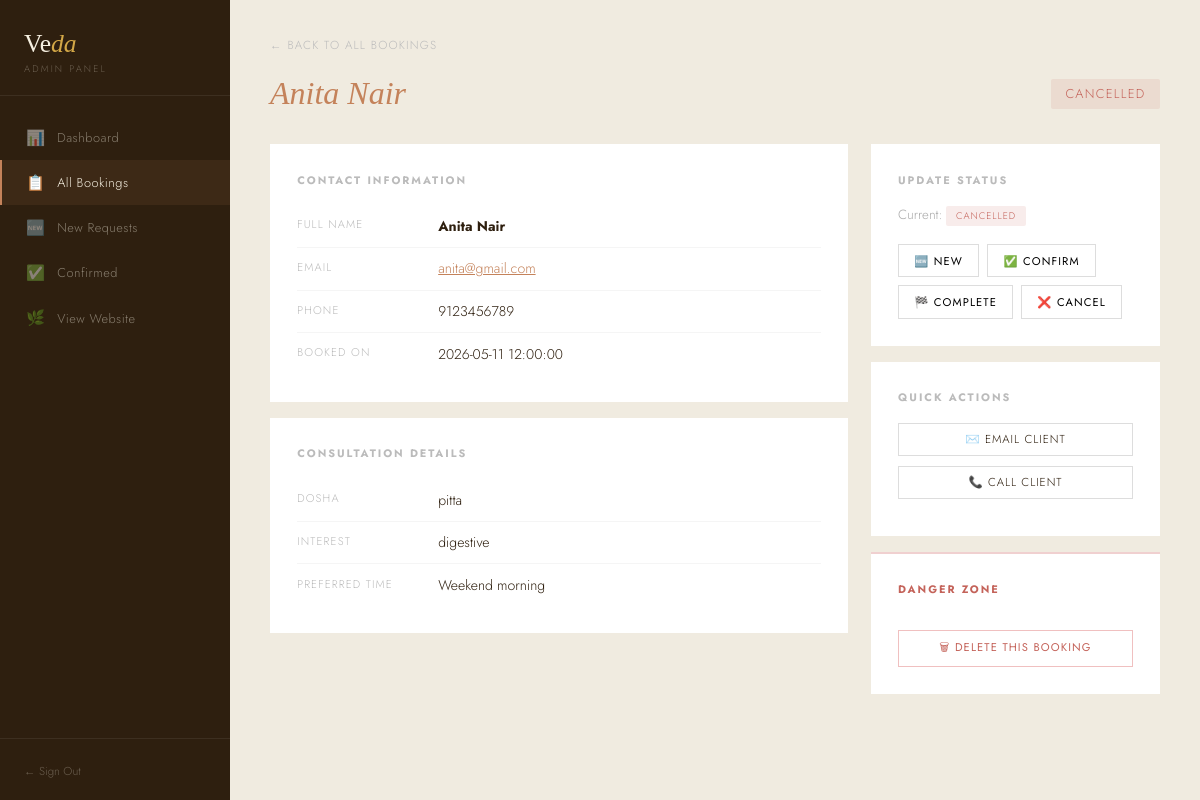
/admin/bookings/3 (signed in), run on the app's committed database.
### tables this page shows
CREATE TABLE consultations (
                id             INTEGER PRIMARY KEY AUTOINCREMENT,
                first_name     TEXT NOT NULL,
                last_name      TEXT NOT NULL,
                email          TEXT NOT NULL,
                phone          TEXT,
                dosha          TEXT,
                interest       TEXT,
                message        TEXT,
                preferred_time TEXT,
                status         TEXT DEFAULT 'new',
                created_at     TEXT NOT NULL
            );

### app.py (the view)
@app.route('/admin/bookings/<int:booking_id>')
@admin_required
def admin_booking_detail(booking_id):
    conn    = get_db()
    booking = conn.execute('SELECT * FROM consultations WHERE id=?', (booking_id,)).fetchone()
    conn.close()
    if not booking:
        return redirect(url_for('admin_bookings'))
    return render_template('admin/booking_detail.html', booking=booking)

### app.py (called while the page is built)
def get_db():
    conn = sqlite3.connect(DB_PATH)
    conn.row_factory = sqlite3.Row
    conn.execute("PRAGMA journal_mode=WAL")   # prevents data loss
    conn.execute("PRAGMA foreign_keys=ON")
    return conn

def admin_required(f):
    @wraps(f)
    def decorated(*args, **kwargs):
        if not session.get('admin_logged_in'):
            return redirect(url_for('admin_login'))
        return f(*args, **kwargs)
    return decorated

### templates/admin/booking_detail.html (shortened to what this page needs)
{% extends 'admin/base.html' %}
{% block content %}
<a href="{{ url_for('admin_bookings') }}" class="back">← Back to all bookings</a>
<div class="topbar">
  <h1 class="ph"><em>{{ booking.first_name }} {{ booking.last_name }}</em></h1>
  <span class="badge badge-{{ booking.status }}" style="font-size:.8rem;padding:.35rem .9rem">{{ booking.status }}</span>
</div>
<div class="dg">
  <div>
    <div class="dc">
      <h3>Contact Information</h3>
      <div class="dr"><div class="dk">Full Name</div><div class="dv"><strong>{{ booking.first_name }} {{ booking.last_name }}</strong></div></div>
      <div class="dr"><div class="dk">Email</div><div class="dv"><a href="mailto:{{ booking.email }}" style="color:var(--clay)">{{ booking.email }}</a></div></div>
      <div class="dr"><div class="dk">Phone</div><div class="dv">{{ booking.phone or '—' }}</div></div>
      <div class="dr"><div class="dk">Booked On</div><div class="dv">{{ booking.created_at }}</div></div>
    </div>
    <div class="dc">
      <h3>Consultation Details</h3>
      <div class="dr"><div class="dk">Dosha</div><div class="dv">{{ booking.dosha or '— Not specified' }}</div></div>
      <div class="dr"><div class="dk">Interest</div><div class="dv">{{ booking.interest or '— Not specified' }}</div></div>
      <div class="dr"><div class="dk">Preferred Time</div><div class="dv">{{ booking.preferred_time or '— Not specified' }}</div></div>
    </div>
  </div>
  <div>
    <div class="dc">
      <h3>Update Status</h3>
      <p style="font-size:.83rem;color:#aaa;margin-bottom:1.1rem">Current: <span class="badge badge-{{ booking.status }}">{{ booking.status }}</span></p>
      <form method="POST" action="{{ url_for('admin_update_status', booking_id=booking.id) }}">
        <div class="stf">
          <button type="submit" name="status" value="new"       class="stb bn">🆕 New</button>
          <button type="submit" name="status" value="confirmed"  class="stb bc">✅ Confirm</button>
          <button type="submit" name="status" value="completed"  class="stb bd">🏁 Complete</button>
          <button type="submit" name="status" value="cancelled"  class="stb bx">❌ Cancel</button>
        </div>
      </form>
    </div>
    <div class="dc">
      <h3>Quick Actions</h3>
      <a href="mailto:{{ booking.email }}?subject=Your Veda Consultation Request" class="qa">✉️ Email Client</a>
      {% if booking.phone %}<a href="tel:{{ booking.phone }}" class="qa">📞 Call Client</a>{% endif %}
    </div>
    <div class="dc" style="border-top:2px solid #f0d0d0">
      <h3 style="color:#c4635a">Danger Zone</h3>
      <form method="POST" action="{{ url_for('admin_delete_booking', booking_id=booking.id) }}"
            onsubmit="return confirm('Delete this booking permanently? This cannot be undone.')">
        <button type="submit" class="dbtn">🗑 Delete This Booking</button>
      </form>
    </div>
  </div>
</div>
{% endblock %}

### templates/admin/base.html (style rules this page uses)
* { margin:0;padding:0;box-sizing:border-box }
:root { --clay:#C4825A;--earth:#8B5E3C;--sage:#7A8C6E;--cream:#F5EFE0;--bark:#2E1F0F;--gold:#D4A847;--mist:#EDE4D3 }
body { background:#f0ebe0;font-family:'Jost',sans-serif;font-weight:300;color:var(--bark) }
.topbar { display:flex;justify-content:space-between;align-items:center;margin-bottom:2rem }
.ph { font-family:'Cormorant Garamond',serif;font-size:2rem;font-weight:300 }
.ph em { font-style:italic;color:var(--clay) }
.badge { display:inline-block;font-size:.6rem;letter-spacing:.1em;text-transform:uppercase;padding:.2rem .6rem;border-radius:2px }
.badge-cancelled { background:rgba(196,99,90,.12);color:#c4635a }
.dg { display:grid;grid-template-columns:2fr 1fr;gap:1.4rem;align-items:start }
.dc { background:white;padding:1.7rem;margin-bottom:1rem }
.dc h3 { font-size:.68rem;letter-spacing:.18em;text-transform:uppercase;color:#bbb;margin-bottom:1.1rem }
.dr { display:flex;padding:.6rem 0;border-bottom:1px solid #f5f5f5;gap:1rem }
.dr:last-child { border-bottom:none }
.dk { font-size:.7rem;letter-spacing:.1em;text-transform:uppercase;color:#bbb;min-width:125px;padding-top:.1rem }
.dv { font-size:.88rem;color:var(--bark);line-height:1.6;flex:1 }
.stf { display:flex;gap:.5rem;flex-wrap:wrap }
.stb { padding:.48rem .95rem;font-size:.7rem;letter-spacing:.1em;text-transform:uppercase;border:1px solid #ddd;background:white;cursor:pointer;font-family:'Jost',sans-serif;transition:all .2s }
.dbtn { padding:.48rem .95rem;font-size:.7rem;letter-spacing:.1em;text-transform:uppercase;border:1px solid #f0c0c0;background:white;cursor:pointer;font-family:'Jost',sans-serif;color:#c4635a;width:100%;margin-top:1rem;transition:all .2s }
.back { font-size:.73rem;letter-spacing:.1em;text-transform:uppercase;color:#bbb;text-decoration:none;display:inline-flex;align-items:center;gap:.4rem;margin-bottom:1.4rem;transition:color .2s }
.qa { display:block;text-align:center;padding:.48rem;font-size:.72rem;letter-spacing:.08em;text-transform:uppercase;border:1px solid #ddd;text-decoration:none;color:var(--bark);margin-bottom:.6rem;transition:all .2s }

### data on the page
consultations: first_name "Anita", last_name "Nair", status "CANCELLED", email "anita@gmail.com", phone "9123456789", created_at "2026-05-11 12:00:00", dosha "pitta", interest "digestive", preferred_time "Weekend morning"
